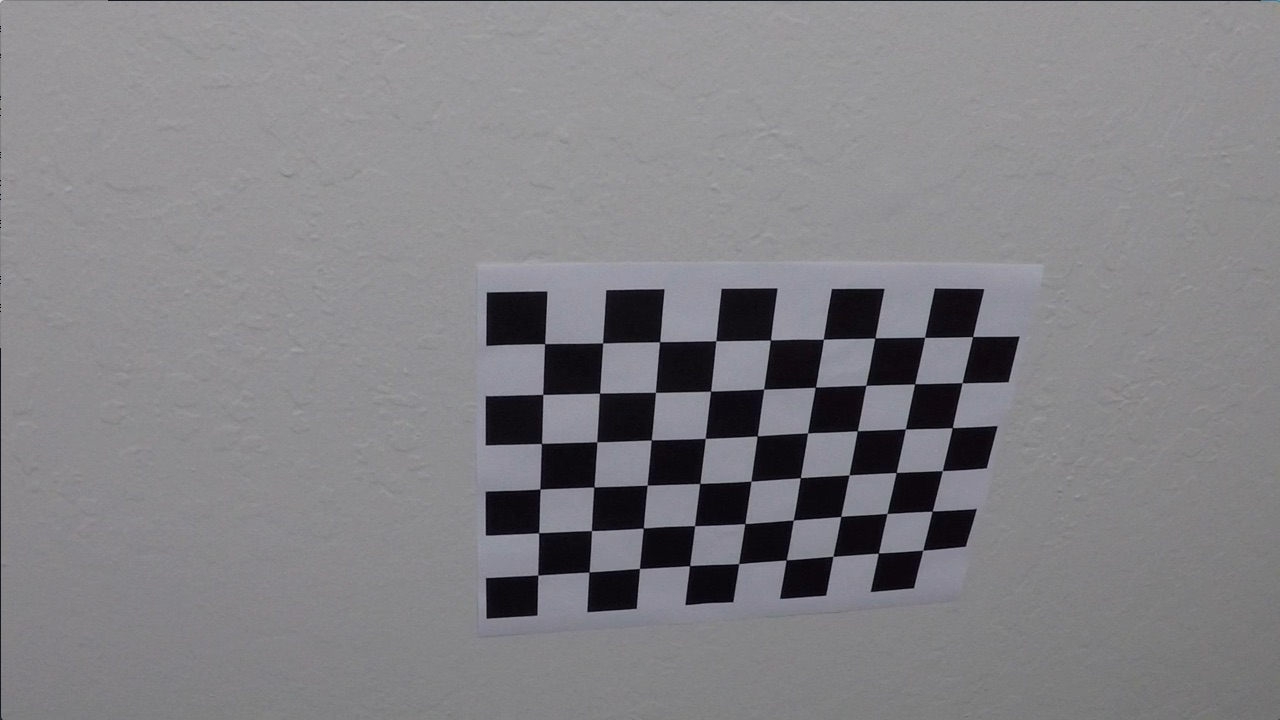
#> input picture CarND-Advanced-Lane-Lines/camera_cal/calibration10.jpg, 1280 x 720 px; its folder holds only this picture in this run
$ jupyter execute --allow-errors Advanced-Lane-Finding.ipynb   (shell and % lines are left out)   (older library calls are emulated)
#> lines starting #> are read from the running program, lines starting #| are printed output that depends on the picture; after the words box and inside, x2 and y2 are one past the last pixel; in counts of white or black regions, pixels touching at a corner belong together
#> further down, img is the input picture: shape (720, 1280, 3); mean R, G, B 130.2, 129.4, 133.1
#> `ret, corners=cv2.findChessboardCorners(gray,(9,6),None)`: ret = True; corners = 54 rows, first 8: [544.7, 343.6], [602.6, 342.9], [659.6, 341.7], [716, 340.7], [770.5, 340], [823.4, 339.2], [874.8, 338.1], [924.6, 337.3]
[cell 1]
import cv2
import numpy as np
import matplotlib.pyplot as plt
import matplotlib.image as mpimg
import glob

[cell 2]
#read in calibration images and calibrate camera
images=glob.glob('camera_cal/calibration*.jpg')

#Arrays to store object points and image points from all the images
objpoints=[] #3D points in real world space
imgpoints=[] #2D points in image plane

#Prepare object points like (0,0,0),(1,0,0),(2,0,0)...,(8,5,0)
objp=np.zeros((6*9,3),np.float32)

#Use Numnpy's mgrid function to generate the coordinates we want
#mgrid returns the coordintates values for a given grid size and they are shaped back into 2 columns, one for x and one for y
objp[:,:2]=np.mgrid[0:9,0:6].T.reshape(-1,2)  #x,y coordinates

#> (the rest of this cell did not finish here and is left out)

[cell 3]
#undistort image
def cal_undist(img,mtx,dist):
    undist=cv2.undistort(img,mtx,dist,None,mtx)
    return undist

# Load a test image, convert to RGB and undistort it
undist_cal_img = cv2.imread('camera_cal/calibration1.jpg')
#> (the rest of this cell did not finish here and is left out)

[cell 4]
#undistort image
def cal_undist(img,mtx,dist):
    undist=cv2.undistort(img,mtx,dist,None,mtx)
    return undist

# Load a test image, convert to RGB and undistort it
img = cv2.imread('test_images/test1.jpg')
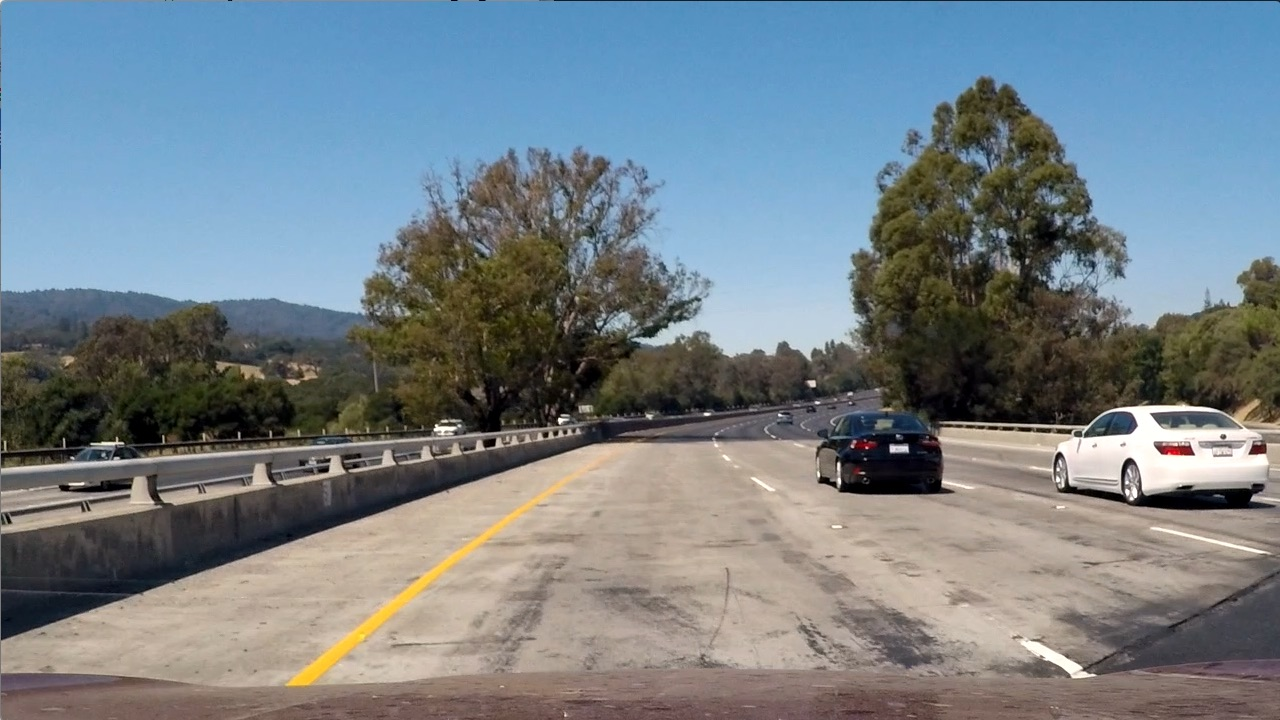
#> input picture CarND-Advanced-Lane-Lines/test_images/test1.jpg, 1280 x 720 px
#> img is the input picture: shape (720, 1280, 3); mean B, G, R 135.5, 128.7, 117.5
img = cv2.cvtColor(img, cv2.COLOR_BGR2RGB)
#> (the rest of this cell did not finish here and is left out)

[cell 5]
def warp(img, src, dst):

    # Define calibration box in source (original) and destination (desired or warped) coordinates
    img_size = (img.shape[1], img.shape[0])

    # Compute the perspective transfor, M
    M = cv2.getPerspectiveTransform(src, dst)


    # Compute the inverse perspective transfor also by swapping the input parameters
    Minv = cv2.getPerspectiveTransform(dst, src)

    # Create warped image - uses linear interpolation
    warped = cv2.warpPerspective(img, M, img_size, flags=cv2.INTER_LINEAR)
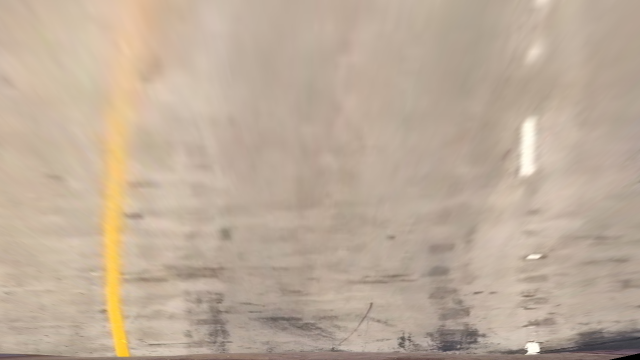
#> warped: shape (720, 1280, 3) (shown at 1/2 size); mean R, G, B 189.7, 171.8, 153.6

    return Minv, warped


plt.plot(725, 460, '.')  #Top right
plt.plot(1125, 700, '.') #Bottom right
plt.plot(280, 700, '.')  #Bottom left
plt.plot(595, 460, '.')  #Top left

src=np.float32(
            [[280,  700],  # Bottom left
             [595,  460],  # Top left
             [725,  460],  # Top right
             [1125, 700]]) # Bottom right

dst=np.float32(
            [[250,  720],  # Bottom left
             [250,    0],  # Top left
             [1065,   0],  # Top right
             [1065, 720]]) # Bottom right

Minv, warped_im=warp(img, src, dst)
#> Minv = [[0.16, -0.767, 555.1], [1.54e-16, -0.489, 460], [4.5e-19, -0.00118, 1]]

plt.imshow(warped_im)

[cell 6]
#define a function that applies Sobel x or y
def abs_sobel_thresh(img, orient='x', sobel_kernel=3, thresh_min=0, thresh_max=255):

    # Apply the following steps to img
    # 1) Convert to grayscale
#> called with orient = 'x', sobel_kernel = 15, thresh_min = 20, thresh_max = 100
    gray=cv2.cvtColor(img, cv2.COLOR_RGB2GRAY)
    # 2) Take the derivative in x or y given orient = 'x' or 'y'
    if orient == 'x':
        sobel=cv2.Sobel(gray, cv2.CV_64F, 1,0, sobel_kernel)
        # 3) Take the absolute value of the derivative or gradient
        abs_sobel=np.absolute(sobel)
    if orient == 'y':
        sobel=cv2.Sobel(gray, cv2.CV_64F, 0,1, sobel_kernel)
        # 3) Take the absolute value of the derivative or gradient
        abs_sobel=np.absolute(sobel)


    # 4) Scale to 8-bit (0 - 255) then convert to type = np.uint8
    scaled_sobel=np.uint8(255*abs_sobel/np.max(abs_sobel))
    # 5) Create a mask of 1's where the scaled gradient magnitude
            # is > thresh_min and < thresh_max
    binary_output=np.zeros_like(scaled_sobel)
    binary_output[(scaled_sobel>=thresh_min) & (scaled_sobel<=thresh_max)]=1

    # 6) Return this mask as your binary_output image
    return binary_output

# Run the function for orient x
gradx = abs_sobel_thresh(img, orient='x',sobel_kernel=15, thresh_min=20, thresh_max=100)
#> gradx: shape (720, 1280); values 0 (black) and 1 (white), 6.6% white in thin lines or dots
plt.imshow(gradx, cmap='gray')

[cell 7]
# Run the function for orient y
grady = abs_sobel_thresh(img, orient='y',sobel_kernel=15, thresh_min=20, thresh_max=100)
#> grady: shape (720, 1280); values 0 (black) and 1 (white), 9.4% white in thin lines or dots
plt.imshow(grady, cmap='gray')

[cell 8]
#Computes the magnitude of the gradient
def mag_thresh(img, sobel_kernel=3, mag_thresh=(0, 255)):

    # Apply the following steps to img
    # 1) Convert to grayscale
#> called with sobel_kernel = 3, mag_thresh = (50, 100)
    gray=cv2.cvtColor(img, cv2.COLOR_RGB2GRAY)
    # 2) Take the gradient in x and y separately
    sobelx=cv2.Sobel(gray, cv2.CV_64F, 1,0)
    sobely=cv2.Sobel(gray, cv2.CV_64F, 0,1)
    # 3) Calculate the magnitude
    abs_sobelxy=np.sqrt((sobelx**2)+(sobely**2))
    # 4) Scale to 8-bit (0 - 255) and convert to type = np.uint8
    scaled_sobel=np.uint8(255*abs_sobelxy/np.max(abs_sobelxy))
    # 5) Create a binary mask where mag thresholds are met
    binary_output=np.zeros_like(scaled_sobel)
    binary_output[(scaled_sobel>=mag_thresh[0]) & (scaled_sobel<=mag_thresh[1])]=1
    # 6) Return this mask as your binary_output image
    return binary_output

# Run the function
mag_binary = mag_thresh(img, sobel_kernel=3, mag_thresh=(50, 100))
#> mag_binary: shape (720, 1280); values 0 (black) and 1 (white), 3.2% white in thin lines or dots
plt.imshow(mag_binary, cmap='gray')

[cell 9]
# Define a function that applies Sobel x and y,
# then computes the direction of the gradient
# and applies a threshold.
def dir_threshold(img, sobel_kernel=3, thresh=(0, np.pi/2)):

    # Apply the following steps to img
    # 1) Convert to grayscale
#> called with sobel_kernel = 15, thresh = (0.7, 1.3)
    gray=cv2.cvtColor(img, cv2.COLOR_RGB2GRAY)
    # 2) Take the gradient in x and y separately
    sobelx=cv2.Sobel(gray, cv2.CV_64F,1,0, ksize=sobel_kernel)
    sobely=cv2.Sobel(gray, cv2.CV_64F,0,1, ksize=sobel_kernel)
    # 3) Take the absolute value of the x and y gradients
    abs_sobelx=np.absolute(sobelx)
    abs_sobely=np.absolute(sobely)
    # 4) Use np.arctan2(abs_sobely, abs_sobelx) to calculate the direction of the gradient
    absgraddir=np.arctan2(abs_sobely,abs_sobelx)
    #5) Create a binary mask where direction thresholds are met
    binary_output=np.zeros_like(absgraddir)
    # 6) Return this mask as your binary_output image
    binary_output[(absgraddir>=thresh[0]) & (absgraddir<=thresh[1])]=1

    return binary_output

# Run the function
dir_binary = dir_threshold(img, sobel_kernel=15, thresh=(0.7, 1.3))
#> dir_binary: shape (720, 1280) float64; values 0 (black) and 1 (white), 39.5% white in thin lines or dots
plt.imshow(dir_binary, cmap='gray')

[cell 10]
#function thresholds the S-channel of HLS
def hls_select(img, thresh=(180, 255)):

    # 1) Convert to HLS color space
#> called with thresh = (180, 255)
    hls = cv2.cvtColor(img, cv2.COLOR_RGB2HLS)
#> hls: shape (720, 1280, 3); mean of channels 0, 1, 2 60.2, 126.7, 74.4

    # 2) Apply a threshold to the S channel
    s = hls[:,:,2]
    binary_output = np.zeros_like(s)
    binary_output[(s >= thresh[0]) & (s <= thresh[1])] = 1
    # 3) Return a binary image of threshold result
    return binary_output

#Run the function
hls_binary = hls_select(img, thresh=(180, 255))
#> hls_binary: shape (720, 1280); values 0 (black) and 1 (white), 2% white; 833 white regions (745 under 20 px), largest, box (x1, y1, x2, y2) and area: (1079, 405, 1268, 489) 4845, (288, 478, 570, 685) 3264, (554, 0, 1277, 1) 723
plt.imshow(hls_binary, cmap='gray')

[cell 11]
#Combine the selection thresholds
def combine_threshs(gradx, grady, mag_binary, dir_binary, hls_binary, ksize=15):

    # Combine the previous thresholds
    combined = np.zeros_like(dir_binary)
    combined[((gradx == 1) & (grady == 1)) | ((mag_binary == 1) & (dir_binary == 1)) | (hls_binary == 1)] = 1

    return combined

#Run the function

combined = combine_threshs(gradx, grady, mag_binary, dir_binary, hls_binary, ksize=15)
#> combined: shape (720, 1280) float64; values 0 (black) and 1 (white), 4.7% white in thin lines or dots
plt.imshow(combined, cmap='gray')

[cell 12]
#Apply perspective transform to thresholded binary image
Minv,warped_combined = warp(combined, src, dst)
plt.imshow(warped_combined, cmap='gray')

[cell 13]
#plot histogram of where binary activation occur
def hist(img):

    # TO-DO: Grab only the bottom half of the image
    # Lane lines are likely to be mostly vertical nearest to the car
    bottom_half = img[img.shape[0]//2:,:]
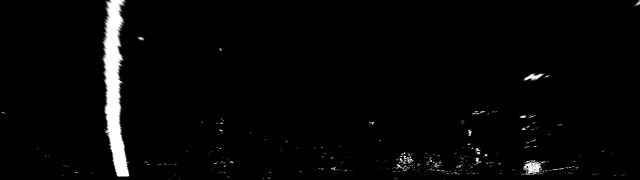
#> bottom_half: shape (360, 1280) float64 (shown at 1/2 size); min 0, max 1, mean 0.0266

    # TO-DO: Sum across image pixels vertically - make sure to set `axis`
    # i.e. the highest areas of vertical lines should be larger values
    histogram = np.sum(bottom_half, axis=0)
#> histogram = 1280 values, max 348.6 at index 234, min 0 at index 0, mean 9.58

    return histogram

# Create histogram of image binary activations
histogram = hist(warped_combined)

# Visualize the resulting histogram
plt.plot(histogram)
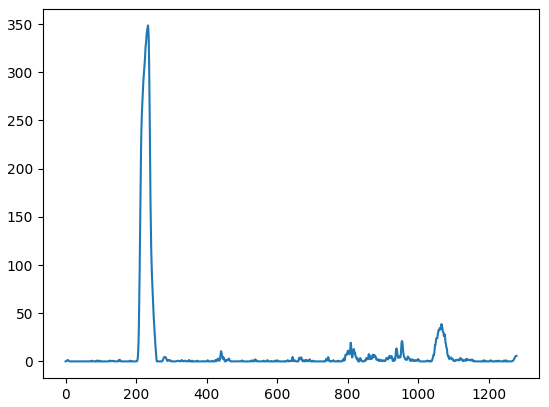
#> figure drawn by matplotlib, 1 panel; curve peaks at x = 234, y = 348.6

[cell 14]
#Find the lines through sliding windows
def find_lane_pixels(img):

    # Take a histogram of the bottom half of the image
    histogram = hist(img)
    # Create an output image to draw on and visualize the result
    out_img = np.dstack((img, img, img))
    # Find the peak of the left and right halves of the histogram
    # These will be the starting point for the left and right lines
    midpoint = np.int(histogram.shape[0]//2)
    leftx_base = np.argmax(histogram[:midpoint])
#> leftx_base = 234
    rightx_base = np.argmax(histogram[midpoint:]) + midpoint
#> rightx_base = 1066

     # HYPERPARAMETERS
    # Choose the number of sliding windows
    nwindows = 9
    # Set the width of the windows +/- margin
    margin = 100
    # Set minimum number of pixels found to recenter window
    minpix = 50

    # Set height of windows - based on nwindows above and image shape
    window_height = np.int(img.shape[0]//nwindows)
    # Identify the x and y positions of all nonzero pixels in the image
    nonzero = img.nonzero()
#> nonzero = 28242 positions, rows 0 to 719, columns 1 to 1279
    nonzeroy = np.array(nonzero[0])
    nonzerox = np.array(nonzero[1])
    # Current positions to be updated later for each window in nwindows
    leftx_current = leftx_base
#> leftx_current = 234
    rightx_current = rightx_base
#> rightx_current = 1066

    # Create empty lists to receive left and right lane pixel indices
    left_lane_inds = []
    right_lane_inds = []

    # Step through the windows one by one
    for window in range(nwindows):
        # Identify window boundaries in x and y (and right and left)
        win_y_low = img.shape[0] - (window+1)*window_height
        win_y_high = img.shape[0] - window*window_height
        ### TO-DO: Find the four below boundaries of the window ###
        win_xleft_low = leftx_current - margin  # Update this
        win_xleft_high = leftx_current + margin  # Update this
        win_xright_low = rightx_current - margin # Update this
        win_xright_high = rightx_current +margin  # Update this

        # Draw the windows on the visualization image
        cv2.rectangle(out_img,(win_xleft_low,win_y_low),(win_xleft_high,win_y_high),(0,20,0), 2)
        cv2.rectangle(out_img,(win_xright_low,win_y_low),(win_xright_high,win_y_high),(0,20,0), 2)

        ### TO-DO: Identify the nonzero pixels in x and y within the window ###
        good_left_inds = ((nonzeroy>=win_y_low) & (nonzeroy<win_y_high) & (nonzerox>=win_xleft_low) & (nonzerox<win_xleft_high)).nonzero()[0]
        good_right_inds = ((nonzeroy>=win_y_low) & (nonzeroy<win_y_high) &(nonzerox>=win_xright_low) & (nonzerox<win_xright_high)).nonzero()[0]

        # Append these indices to the lists
        left_lane_inds.append(good_left_inds)
        right_lane_inds.append(good_right_inds)

        ### TO-DO: If you found > minpix pixels, recenter next window ###
        ### (`right` or `leftx_current`) on their mean position ###
        if len(good_left_inds)>minpix:
            leftx_current=np.int(np.mean(nonzerox[good_left_inds]))
        if len(good_right_inds)>minpix:
            rightx_current=np.int(np.mean(nonzerox[good_right_inds]))
#> this loop made 9 passes
#> (win_xleft_low, win_xleft_high, win_xright_low, win_xright_high, leftx_current, rightx_current) on passes 1, 2, 3, 5, 6: (134, 334, 966, 1166, 239, 1066), (139, 339, 966, 1166, 226, 1051), (126, 326, 951, 1151, 224, 1069), (126, 326, 969, 1169, 230, 1051), (130, 330, 951, 1151, 230, 1055)
#> after the loop, left_lane_inds = 9 items; right_lane_inds = 9 items

    # Concatenate the arrays of indices (previously was a list of lists of pixels)
    try:
        left_lane_inds = np.concatenate(left_lane_inds)
#> left_lane_inds = 15939 values, max 28182 at index 2186, min 1662 at index 15916, mean 15286.8
        right_lane_inds = np.concatenate(right_lane_inds)
#> right_lane_inds = 9425 values, max 28077 at index 1341, min 0 at index 8724, mean 9216.4
    except ValueError:
        # Avoids an error if the above is not implemented fully
        pass


    # Extract left and right line pixel positions
    leftx = nonzerox[left_lane_inds]
#> leftx = 15939 values, max 333 at index 1530, min 134 at index 1586, mean 229.4
    lefty = nonzeroy[left_lane_inds]
#> lefty = 15939 values, max 713 at index 2182, min 239 at index 15916, mean 471.4
    rightx = nonzerox[right_lane_inds]
#> rightx = 9425 values, max 1160 at index 134, min 966 at index 135, mean 1058.5
    righty = nonzeroy[right_lane_inds]
#> righty = 9425 values, max 709 at index 1337, min 0 at index 8724, mean 341.2

    return leftx, lefty, rightx, righty, out_img

def fit_polynomial(img):

    # Find our lane pixels first
    leftx, lefty, rightx, righty, out_img = find_lane_pixels(img)

     ### TO-DO: Fit a second order polynomial to each using `np.polyfit` ###
    left_fit = np.polyfit(lefty, leftx, 2)
#> left_fit = [0.000239, -0.22, 276]
    right_fit = np.polyfit(righty,rightx, 2)
#> right_fit = [0.000137, -0.105, 1073.5]

    # Generate x and y values for plotting
    ploty = np.linspace(0, img.shape[0]-1, img.shape[0] )
    try:
        left_fitx = left_fit[0]*ploty**2 + left_fit[1]*ploty + left_fit[2]
#> left_fitx = 720 values, max 276 at index 0, min 225.3 at index 461, mean 238.1
        right_fitx = right_fit[0]*ploty**2 + right_fit[1]*ploty + right_fit[2]
#> right_fitx = 720 values, max 1073.5 at index 0, min 1053.6 at index 381, mean 1059.6
    except TypeError:
        # Avoids an error if `left` and `right_fit` are still none or incorrect
        print('The function failed to fit a line!')
        left_fitx = 1*ploty**2 + 1*ploty
        right_fitx = 1*ploty**2 + 1*ploty

    ## Visualization ##
    #Colors in the left and right lane regions
    out_img[lefty, leftx] = [25, 0, 0]
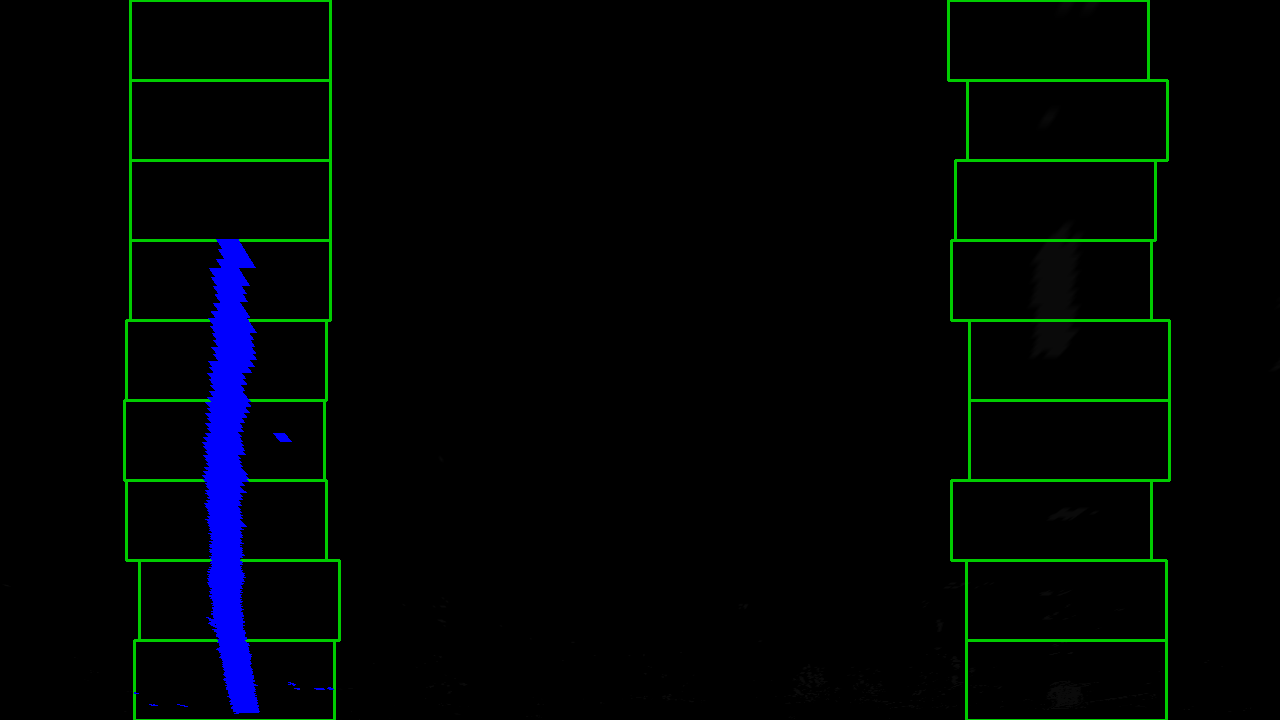
#> out_img: shape (720, 1280, 3) float64; mean of channels 0, 1, 2 0.4, 0.4, 0; drawn with min black and max white
    out_img[righty, rightx] = [0, 0, 25]

    #Plots the left and right polynomials on the lane lines
    plt.plot(left_fitx, ploty, color='yellow')
    plt.plot(right_fitx, ploty, color='yellow')

    return out_img

#Run the function
out_img=fit_polynomial(warped_combined)
plt.imshow(out_img)
#> (the rest of the program and of its run is left out)
